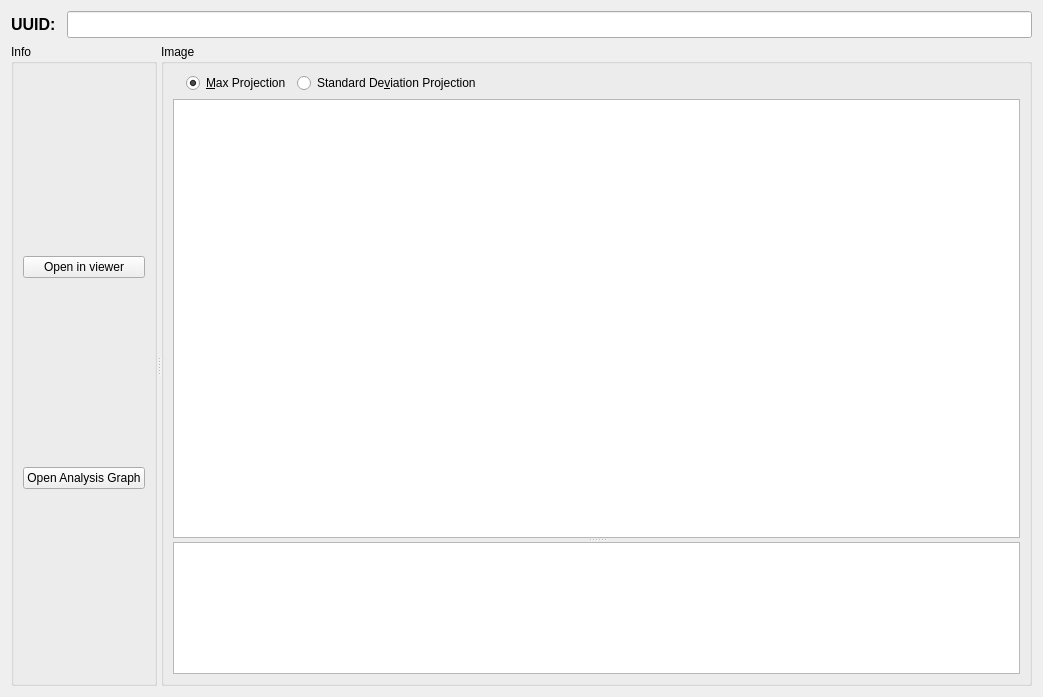
<?xml version="1.0" encoding="UTF-8"?>
<ui version="4.0">
 <class>DatapointTracer</class>
 <widget class="QWidget" name="DatapointTracer">
  <property name="geometry">
   <rect>
    <x>0</x>
    <y>0</y>
    <width>1043</width>
    <height>697</height>
   </rect>
  </property>
  <property name="windowTitle">
   <string>Form</string>
  </property>
  <layout class="QVBoxLayout" name="verticalLayout_3">
   <item>
    <layout class="QHBoxLayout" name="horizontalLayout_3">
     <item>
      <widget class="QLabel" name="label">
       <property name="minimumSize">
        <size>
         <width>50</width>
         <height>0</height>
        </size>
       </property>
       <property name="maximumSize">
        <size>
         <width>60</width>
         <height>16777215</height>
        </size>
       </property>
       <property name="font">
        <font>
         <pointsize>12</pointsize>
         <weight>75</weight>
         <bold>true</bold>
        </font>
       </property>
       <property name="text">
        <string>UUID:</string>
       </property>
      </widget>
     </item>
     <item>
      <widget class="QLineEdit" name="lineEditUUID">
       <property name="font">
        <font>
         <pointsize>12</pointsize>
         <weight>75</weight>
         <bold>true</bold>
        </font>
       </property>
       <property name="readOnly">
        <bool>true</bool>
       </property>
      </widget>
     </item>
    </layout>
   </item>
   <item>
    <widget class="QSplitter" name="splitterMain">
     <property name="sizePolicy">
      <sizepolicy hsizetype="Preferred" vsizetype="Preferred">
       <horstretch>10</horstretch>
       <verstretch>0</verstretch>
      </sizepolicy>
     </property>
     <property name="orientation">
      <enum>Qt::Horizontal</enum>
     </property>
     <widget class="QGroupBox" name="groupBoxInfo">
      <property name="sizePolicy">
       <sizepolicy hsizetype="Preferred" vsizetype="Preferred">
        <horstretch>3</horstretch>
        <verstretch>0</verstretch>
       </sizepolicy>
      </property>
      <property name="title">
       <string>Info</string>
      </property>
      <layout class="QVBoxLayout" name="verticalLayout">
       <item>
        <widget class="QPushButton" name="pushButtonOpenInViewer">
         <property name="text">
          <string>Open in viewer</string>
         </property>
        </widget>
       </item>
       <item>
        <widget class="QPushButton" name="pushButtonOpenAnalysisGraph">
         <property name="text">
          <string>Open Analysis Graph</string>
         </property>
        </widget>
       </item>
      </layout>
     </widget>
     <widget class="QGroupBox" name="groupBoxImageViewAndCurve">
      <property name="sizePolicy">
       <sizepolicy hsizetype="Expanding" vsizetype="Preferred">
        <horstretch>10</horstretch>
        <verstretch>0</verstretch>
       </sizepolicy>
      </property>
      <property name="title">
       <string>Image</string>
      </property>
      <layout class="QVBoxLayout" name="verticalLayout_groupBoxImageViewAndCurve">
       <item>
        <layout class="QHBoxLayout" name="horizontalLayout_2">
         <item>
          <widget class="QLabel" name="label_zlevel">
           <property name="text">
            <string/>
           </property>
          </widget>
         </item>
         <item>
          <widget class="QRadioButton" name="radioButtonMaxProjection">
           <property name="text">
            <string>&amp;Max Projection</string>
           </property>
           <property name="checked">
            <bool>true</bool>
           </property>
          </widget>
         </item>
         <item>
          <widget class="QRadioButton" name="radioButtonSTDProjection">
           <property name="text">
            <string>Standard De&amp;viation Projection</string>
           </property>
          </widget>
         </item>
         <item>
          <spacer name="horizontalSpacer">
           <property name="orientation">
            <enum>Qt::Horizontal</enum>
           </property>
           <property name="sizeHint" stdset="0">
            <size>
             <width>40</width>
             <height>20</height>
            </size>
           </property>
          </spacer>
         </item>
        </layout>
       </item>
       <item>
        <widget class="QSplitter" name="splitterImageViewAndCurve">
         <property name="sizePolicy">
          <sizepolicy hsizetype="Preferred" vsizetype="Expanding">
           <horstretch>10</horstretch>
           <verstretch>0</verstretch>
          </sizepolicy>
         </property>
         <property name="orientation">
          <enum>Qt::Vertical</enum>
         </property>
         <widget class="GraphicsLayoutWidget" name="graphicsViewImage">
          <property name="sizePolicy">
           <sizepolicy hsizetype="Expanding" vsizetype="Expanding">
            <horstretch>0</horstretch>
            <verstretch>10</verstretch>
           </sizepolicy>
          </property>
         </widget>
         <widget class="PlotWidget" name="graphicsViewPlot">
          <property name="sizePolicy">
           <sizepolicy hsizetype="Expanding" vsizetype="Expanding">
            <horstretch>0</horstretch>
            <verstretch>3</verstretch>
           </sizepolicy>
          </property>
         </widget>
        </widget>
       </item>
      </layout>
     </widget>
    </widget>
   </item>
  </layout>
 </widget>
 <customwidgets>
  <customwidget>
   <class>GraphicsLayoutWidget</class>
   <extends>QGraphicsView</extends>
   <header>...pyqtgraphCore</header>
  </customwidget>
  <customwidget>
   <class>PlotWidget</class>
   <extends>QGraphicsView</extends>
   <header>...pyqtgraphCore</header>
  </customwidget>
 </customwidgets>
 <resources/>
 <connections/>
</ui>
